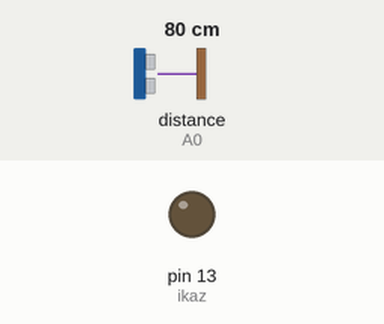
A sketch run on a simulated Arduino Uno, built with avr-gcc and run on an emulated ATmega328P. Parts: output pins drawn as LEDs (lit = HIGH). The test bench sets the inputs (shaded band); at power-on: distance to the obstacle (sensor on A0) 80 cm. What the sketch prints to the serial monitor is not drawn.

Above: at 2.8 s.
2.9 s: distance to the obstacle (sensor on A0) set to 11 cm
7.1 s: distance to the obstacle (sensor on A0) set to 8 cm
At 7.6 s:
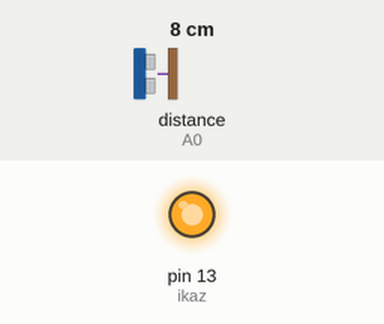
8.6 s: distance to the obstacle (sensor on A0) set to 18 cm
At 9.4 s:
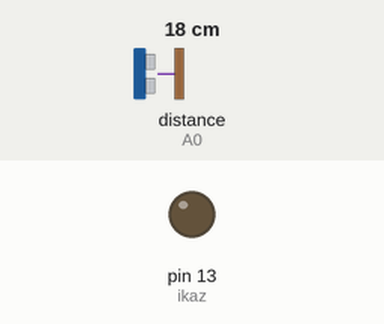
10.6 s: distance to the obstacle (sensor on A0) set to 2 cm
At 12.5 s:
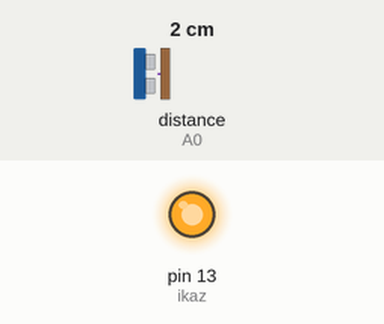
Timing chart, 0 to 13.7 s (numbered marks = the images above; inputs shaded):
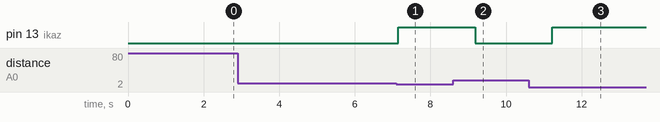

Measured:
- the behaviour switches between 10 and 9 cm on distance to the obstacle (sensor on A0) (found by bisection; images 0 and 1)
- after the input at 2.9 s, every drawn part: stays the same
- after the input at 7.1 s, pin 13 (ikaz): LOW → HIGH at once
- after the input at 8.6 s, pin 13 (ikaz): HIGH → LOW after 0.58 s
- after the input at 10.6 s, pin 13 (ikaz): LOW → HIGH after 0.62 s

The sketch:

sharp_10_80_mesafe_geli_mi_.ino
```cpp
#include <SharpIR.h>

#define ON_SENSOR A0
#define model 1080

int onMesafe, ikaz=13;

SharpIR onIR(ON_SENSOR, model);

void setup() {

 Serial.begin(9600);
 pinMode(ikaz, OUTPUT);

}

void loop() {

  delay(1000);

  onMesafe = onIR.distance();

  if (onMesafe > 80 || onMesafe < 10)
  {
    Serial.print("1,");
    Serial.println(" Out of range ");
    digitalWrite(ikaz, HIGH);
  }
  else
  {
    Serial.print("0,");
    Serial.print(" ON: ");
    Serial.print(onMesafe);
    Serial.print("cm");
    digitalWrite(ikaz, LOW);
  }


}
```
